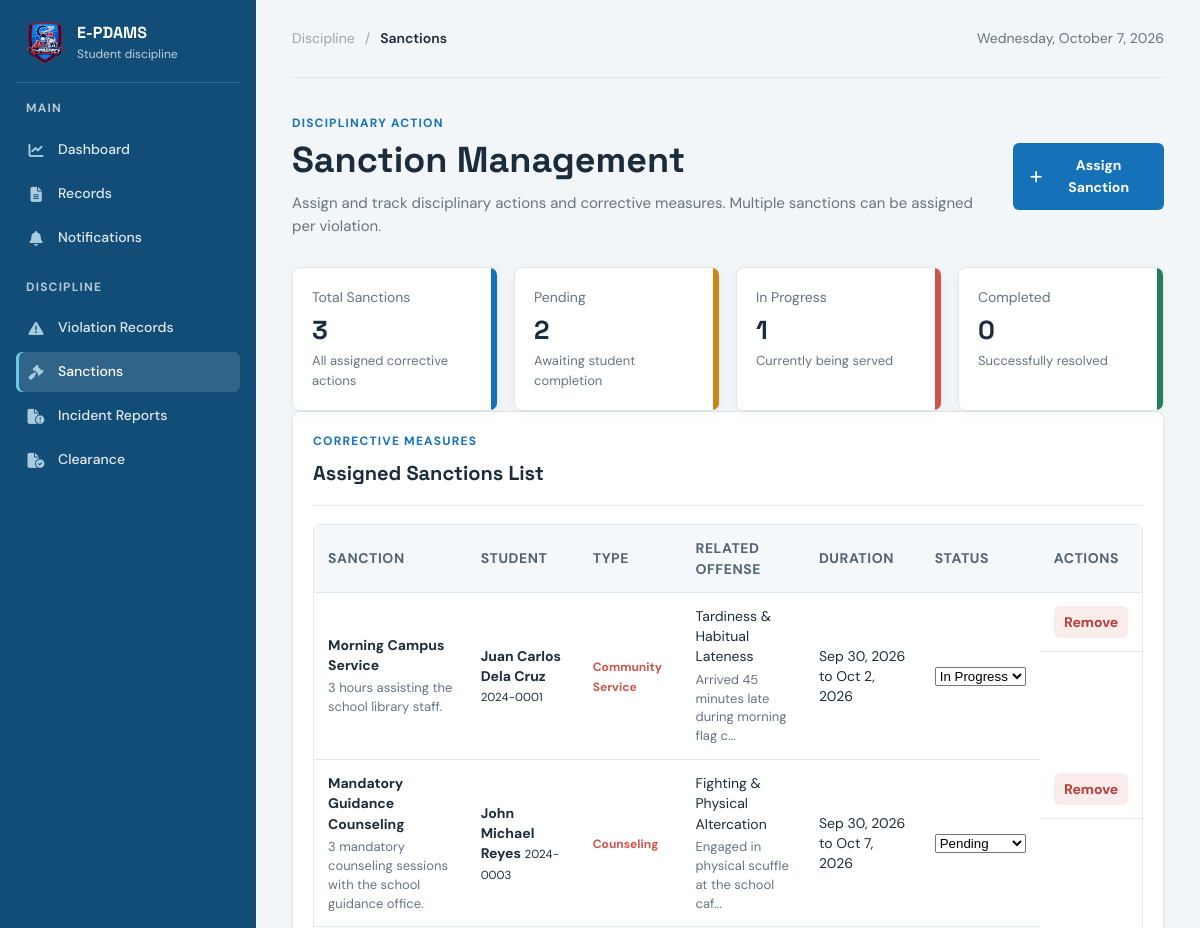
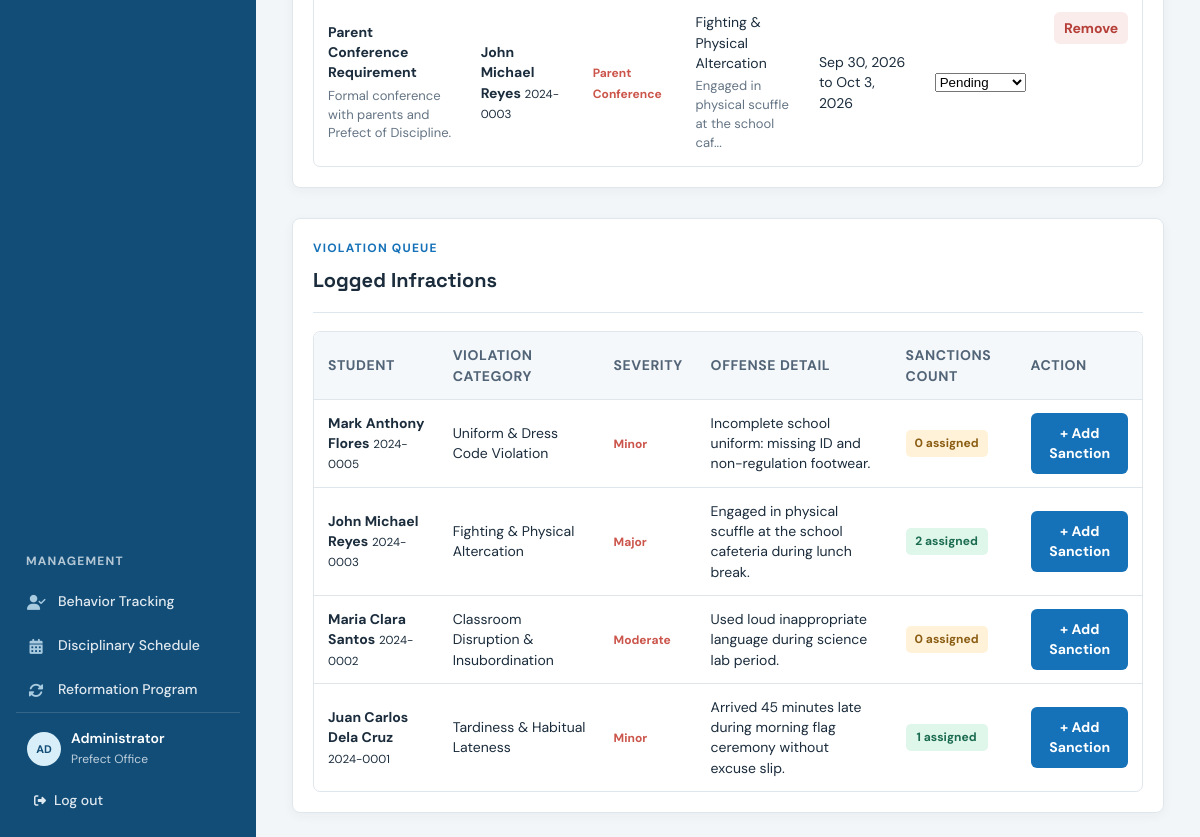
Screenshot of /pages/admin/sanction.php with the database file from the repository (2 pictures, top to bottom).
### tables this page shows
CREATE TABLE `infraction_logging` (
  `infraction_id` int(11) NOT NULL,
  `student_id` int(11) NOT NULL,
  `category_id` int(11) NOT NULL,
  `sanction_id` int(11) DEFAULT NULL,
  `offense_committed` text NOT NULL,
  `date_time` datetime NOT NULL,
  `evidence` text DEFAULT NULL,
  `status` varchar(30) NOT NULL DEFAULT 'Pending',
  `created_at` timestamp NOT NULL DEFAULT current_timestamp()
);

CREATE TABLE `sanctions` (
  `sanction_id` int(11) NOT NULL,
  `infraction_id` int(11) NOT NULL,
  `student_id` int(11) NOT NULL,
  `sanction_name` varchar(150) NOT NULL,
  `sanction_type` varchar(50) NOT NULL,
  `description` text DEFAULT NULL,
  `start_date` date DEFAULT NULL,
  `end_date` date DEFAULT NULL,
  `status` varchar(30) NOT NULL DEFAULT 'Pending',
  `assigned_by` int(11) DEFAULT NULL,
  `completion_notes` text DEFAULT NULL,
  `completed_at` datetime DEFAULT NULL,
  `created_at` timestamp NOT NULL DEFAULT current_timestamp()
);

CREATE TABLE `students` (
  `student_id` int(11) NOT NULL,
  `student_number` varchar(50) NOT NULL,
  `first_name` varchar(50) NOT NULL,
  `middle_name` varchar(50) DEFAULT NULL,
  `last_name` varchar(50) NOT NULL,
  `gender` varchar(20) DEFAULT NULL,
  `grade_level` varchar(50) DEFAULT NULL,
  `section` varchar(50) DEFAULT NULL,
  `parent_name` varchar(100) DEFAULT NULL,
  `parent_contact` varchar(50) DEFAULT NULL,
  `parent_email` varchar(100) DEFAULT NULL,
  `address` text DEFAULT NULL,
  `status` varchar(20) NOT NULL DEFAULT 'Active',
  `created_at` timestamp NOT NULL DEFAULT current_timestamp()
);

CREATE TABLE `violation_category` (
  `category_id` int(11) NOT NULL,
  `category_name` varchar(100) NOT NULL,
  `severity` enum('Minor','Moderate','Major') NOT NULL DEFAULT 'Minor',
  `status` varchar(20) NOT NULL DEFAULT 'Active',
  `created_at` timestamp NOT NULL DEFAULT current_timestamp()
);

### pages/admin/sanction.php (the view, shortened to what this page needs)
<?php
$conn = getDbConnection();
$totalSanctions = 0;
$pendingSanctions = 0;
$inProgressSanctions = 0;
$completedSanctions = 0;
$violationsList = [];
$sanctionsList = [];
if ($conn) {
    $statRes = $conn->query("SELECT
        COUNT(*) AS total,
        SUM(CASE WHEN status = 'Pending' THEN 1 ELSE 0 END) AS pending,
        SUM(CASE WHEN status = 'In Progress' THEN 1 ELSE 0 END) AS in_progress,
        SUM(CASE WHEN status = 'Completed' THEN 1 ELSE 0 END) AS completed
        FROM sanctions");
    if ($statRes && $stats = $statRes->fetch_assoc()) {
        $totalSanctions = (int) ($stats['total'] ?? 0);
        $pendingSanctions = (int) ($stats['pending'] ?? 0);
        $inProgressSanctions = (int) ($stats['in_progress'] ?? 0);
        $completedSanctions = (int) ($stats['completed'] ?? 0);
    }
    $sanctionQuery = "SELECT san.*, s.student_number, CONCAT(s.first_name, ' ', COALESCE(s.middle_name, ''), ' ', s.last_name) AS student_name,
                             vc.category_name, vc.severity, i.offense_committed
                      FROM sanctions san
                      INNER JOIN students s ON s.student_id = san.student_id
                      INNER JOIN infraction_logging i ON i.infraction_id = san.infraction_id
                      LEFT JOIN violation_category vc ON vc.category_id = i.category_id
                      ORDER BY san.created_at DESC";
    $sanRes = $conn->query($sanctionQuery);
    if ($sanRes) {
        while ($r = $sanRes->fetch_assoc()) {
            $sanctionsList[] = $r;
        }
    }
    $violQuery = "SELECT i.infraction_id, i.student_id, s.student_number,
                         CONCAT(s.first_name, ' ', COALESCE(s.middle_name, ''), ' ', s.last_name) AS student_name,
                         vc.category_name, vc.severity, i.offense_committed, i.status AS violation_status,
                         (SELECT COUNT(*) FROM sanctions san WHERE san.infraction_id = i.infraction_id) AS total_assigned_sanctions
                  FROM infraction_logging i
                  INNER JOIN students s ON s.student_id = i.student_id
                  INNER JOIN violation_category vc ON vc.category_id = i.category_id
                  ORDER BY i.date_time DESC";
    $vRes = $conn->query($violQuery);
    if ($vRes) {
        while ($vr = $vRes->fetch_assoc()) {
            $violationsList[] = $vr;
        }
    }
} else {
    $dbError = 'Database connection failed. Please check MySQL service.';
}
$todayLabel = date('l, F j, Y');
?>
<!DOCTYPE html>
<html lang="en">
<head>
    <link rel="stylesheet" href="../css/style.css?v=animations-v1">
    <link rel="stylesheet" href="https://cdnjs.cloudflare.com/ajax/libs/font-awesome/6.5.2/css/all.min.css">
</head>
<body>
    <div class="dashboard-shell">
        <aside class="sidebar" id="sidebar" aria-label="Primary navigation">
            <div class="sidebar-header">
                <div class="sidebar-brand">
                    <img src="../../assets/logo.png" alt="E-PDAMS Logo" class="brand-logo-img">
                    <div><strong>E-PDAMS</strong><span>Student discipline</span></div>
                </div>
            </div>
            <nav class="sidebar-nav">
                <p class="nav-label">Main</p>
                <a class="nav-link" href="dashboard.php"><i class="fa-solid fa-chart-line nav-icon"></i><span>Dashboard</span></a>
                <a class="nav-link" href="records.php"><i class="fa-solid fa-file-lines nav-icon"></i><span>Records</span></a>
                <a class="nav-link" href="notification.php"><i class="fa-solid fa-bell nav-icon"></i><span>Notifications</span></a>
                <p class="nav-label">Discipline</p>
                <a class="nav-link" href="violationSetup.php"><i class="fa-solid fa-triangle-exclamation nav-icon"></i><span>Violation Records</span></a>
                <a class="nav-link active" href="sanction.php" aria-current="page"><i class="fa-solid fa-gavel nav-icon"></i><span>Sanctions</span></a>
                <a class="nav-link" href="IncidentReports.php"><i class="fa-solid fa-file-circle-exclamation nav-icon"></i><span>Incident Reports</span></a>
                <a class="nav-link" href="clearance.php"><i class="fa-solid fa-file-circle-check nav-icon"></i><span>Clearance</span></a>
                <p class="nav-label">Management</p>
                <a class="nav-link" href="behaviorTracking.php"><i class="fa-solid fa-user-check nav-icon"></i><span>Behavior Tracking</span></a>
                <a class="nav-link" href="disciplinarySchedule.php"><i class="fa-solid fa-calendar-days nav-icon"></i><span>Disciplinary Schedule</span></a>
                <a class="nav-link" href="reformationProgram.php"><i class="fa-solid fa-rotate nav-icon"></i><span>Reformation Program</span></a>
            </nav>
            <div class="sidebar-footer">
                <div class="profile-chip">
                    <div class="profile-avatar">AD</div>
                    <div><strong>Administrator</strong><span>Prefect Office</span></div>
                </div>
                <a class="logout-link" href="../../auth/auth_logout.php">
                    <i class="fa-solid fa-right-from-bracket quit"></i>
                    <span>Log out</span>
                </a>
            </div>
        </aside>
        <main class="main-content">
            <header class="topbar">
                <div class="breadcrumb"><span>Discipline</span><span aria-hidden="true">/</span><strong>Sanctions</strong></div>
                <div class="topbar-date"><?= htmlspecialchars($todayLabel); ?></div>
            </header>
            <section class="page-heading">
                <div>
                    <p class="eyebrow">Disciplinary Action</p>
                    <h1>Sanction Management</h1>
                    <p class="heading-copy">Assign and track disciplinary actions and corrective measures. Multiple sanctions can be assigned per violation.</p>
                </div>
                <button class="primary-button" id="open-sanction-btn" type="button">
                    <i class="fa-solid fa-plus"></i> Assign Sanction
                </button>
            </section>
            <section class="metrics" aria-label="Sanctions overview">
                <article class="metric-card accent-teal">
                    <span>Total Sanctions</span>
                    <strong><?= number_format($totalSanctions); ?></strong>
                    <small>All assigned corrective actions</small>
                </article>
                <article class="metric-card accent-yellow">
                    <span>Pending</span>
                    <strong><?= number_format($pendingSanctions); ?></strong>
                    <small>Awaiting student completion</small>
                </article>
                <article class="metric-card accent-coral">
                    <span>In Progress</span>
                    <strong><?= number_format($inProgressSanctions); ?></strong>
                    <small>Currently being served</small>
                </article>
                <article class="metric-card accent-green">
                    <span>Completed</span>
                    <strong><?= number_format($completedSanctions); ?></strong>
                    <small>Successfully resolved</small>
                </article>
            </section>
            <section class="activity-panel" id="sanctions-panel">
                <div class="panel-heading">
                    <div>
                        <p class="eyebrow">Corrective Measures</p>
                        <h2>Assigned Sanctions List</h2>
                    </div>
                </div>
                <div class="records-table-wrap">
                    <table class="records-table">
                        <thead>
                            <tr>
                                <th>Sanction</th>
                                <th>Student</th>
                                <th>Type</th>
                                <th>Related Offense</th>
                                <th>Duration</th>
                                <th>Status</th>
                                <th>Actions</th>
                            </tr>
                        </thead>
                        <tbody>
                            <?php if (!empty($sanctionsList)): ?>
                                <?php foreach ($sanctionsList as $sanction): ?>
                                    <tr>
                                        <td>
                                            <strong><?= htmlspecialchars($sanction['sanction_name']); ?></strong>
                                            <?php if (!empty($sanction['description'])): ?>
                                                <small class="table-subtext"><?= htmlspecialchars($sanction['description']); ?></small>
                                            <?php endif; ?>
                                        </td>
                                        <td>
                                            <strong><?= htmlspecialchars($sanction['student_name']); ?></strong>
                                            <small><?= htmlspecialchars($sanction['student_number']); ?></small>
                                        </td>
                                        <td><span class="severity-label"><?= htmlspecialchars($sanction['sanction_type']); ?></span></td>
                                        <td>
                                            <span><?= htmlspecialchars($sanction['category_name'] ?: 'Violation'); ?></span>
                                            <small class="table-subtext"><?= htmlspecialchars(substr($sanction['offense_committed'], 0, 45) . '...'); ?></small>
                                        </td>
                                        <td>
                                            <?= $sanction['start_date'] ? htmlspecialchars(date('M j, Y', strtotime($sanction['start_date']))) : 'Immediate'; ?>
                                            <?= $sanction['end_date'] ? ' to ' . htmlspecialchars(date('M j, Y', strtotime($sanction['end_date']))) : ''; ?>
                                        </td>
                                        <td>
                                            <select class="sanction-status-select" data-id="<?= (int) $sanction['sanction_id']; ?>">
                                                <option value="Pending" <?= $sanction['status'] === 'Pending' ? 'selected' : ''; ?>>Pending</option>
                                                <option value="In Progress" <?= $sanction['status'] === 'In Progress' ? 'selected' : ''; ?>>In Progress</option>
                                            </select>
                                        </td>
                                        <td class="record-actions">
                                            <button class="table-action delete-record delete-sanction-btn" data-id="<?= (int) $sanction['sanction_id']; ?>" type="button">Remove</button>
                                        </td>
                                    </tr>
                                <?php endforeach; ?>
                            <?php endif; ?>
                        </tbody>
                    </table>
                </div>
            </section>
            <section class="activity-panel" style="margin-top: 30px;">
                <div class="panel-heading">
                    <div>
                        <p class="eyebrow">Violation Queue</p>
                        <h2>Logged Infractions</h2>
                    </div>
                </div>
                <div class="records-table-wrap">
                    <table class="records-table">
                        <thead>
                            <tr>
                                <th>Student</th>
                                <th>Violation Category</th>
                                <th>Severity</th>
                                <th>Offense Detail</th>
                                <th>Sanctions Count</th>
                                <th>Action</th>
                            </tr>
                        </thead>
                        <tbody>
                            <?php if (!empty($violationsList)): ?>
                                <?php foreach ($violationsList as $viol): ?>
                                    <tr>
                                        <td>
                                            <strong><?= htmlspecialchars($viol['student_name']); ?></strong>
                                            <small><?= htmlspecialchars($viol['student_number']); ?></small>
                                        </td>
                                        <td><?= htmlspecialchars($viol['category_name']); ?></td>
                                        <td><span class="severity-label"><?= htmlspecialchars($viol['severity']); ?></span></td>
                                        <td><?= htmlspecialchars($viol['offense_committed']); ?></td>
                                        <td>
                                            <span class="status-badge <?= (int) $viol['total_assigned_sanctions'] > 0 ? 'approved' : 'pending'; ?>">
                                                <?= (int) $viol['total_assigned_sanctions']; ?> assigned
                                            </span>
                                        </td>
                                        <td>
                                            <button class="primary-button small-button quick-assign-btn"
                                                    data-infraction-id="<?= (int) $viol['infraction_id']; ?>"
                                                    data-student-id="<?= (int) $viol['student_id']; ?>"
                                                    data-student-name="<?= htmlspecialchars($viol['student_name']); ?>"
                                                    data-offense="<?= htmlspecialchars($viol['category_name']); ?>"
                                                    type="button">
                                                + Add Sanction
                                            </button>
                                        </td>
                                    </tr>
                                <?php endforeach; ?>
                            <?php endif; ?>
                        </tbody>
                    </table>
                </div>
            </section>
        </main>
    </div>
</body>
</html>

### rows the page displays
infraction_logging: sanctions.sanction_name "Morning Campus Service", sanctions.description "3 hours assisting the school library staff.", student_name "Juan Carlos Dela Cruz", student.student_number "2024-0001", sanctions.sanction_type "Community Service", category.category_name "Tardiness & Habitual Lateness", offense_committed "Arrived 45 minutes late during morning flag c...", sanctions.start_date "Sep 30, 2026", sanctions.end_date "Oct 2, 2026", sanction_id "In Progress", category.severity "Minor", offense_committed "Arrived 45 minutes late during morning flag ceremony without excuse slip.", total_assigned_sanctions "1"
infraction_logging: sanctions.sanction_name "Mandatory Guidance Counseling", sanctions.description "3 mandatory counseling sessions with the school guidance office.", student_name "John Michael Reyes", student.student_number "2024-0003", sanctions.sanction_type "Counseling", category.category_name "Fighting & Physical Altercation", offense_committed "Engaged in physical scuffle at the school caf...", sanctions.start_date "Sep 30, 2026", sanctions.end_date "Oct 7, 2026", sanction_id "Pending", sanctions.sanction_name "Parent Conference Requirement", sanctions.description "Formal conference with parents and Prefect of Discipline.", sanctions.sanction_type "Parent Conference", sanctions.end_date "Oct 3, 2026", category.severity "Major", offense_committed "Engaged in physical scuffle at the school cafeteria during lunch break.", total_assigned_sanctions "2"
infraction_logging: student_name "Mark Anthony Flores", student.student_number "2024-0005", category.category_name "Uniform & Dress Code Violation", category.severity "Minor", offense_committed "Incomplete school uniform: missing ID and non-regulation footwear.", total_assigned_sanctions "0"
infraction_logging: student_name "Maria Clara Santos", student.student_number "2024-0002", category.category_name "Classroom Disruption & Insubordination", category.severity "Moderate", offense_committed "Used loud inappropriate language during science lab period.", total_assigned_sanctions "0"

### other values shown
$totalSanctions "3"
$pendingSanctions "2"
$inProgressSanctions "1"
$completedSanctions "0"
